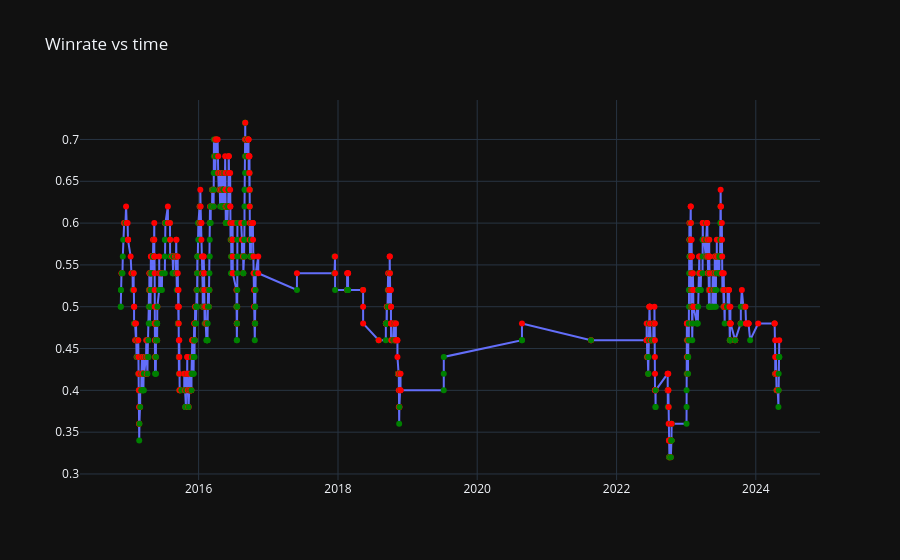

Notebook source saved alongside this figure:
### Code cell
airat.get_winrate_sliding_window().show()

### Figure 1 — Plotly figure (JSON) as saved in the notebook; plotly's stock layout.template omitted (floating-point values rounded to 4 significant figures; data arrays with more than 128 entries replaced by an {"elided": "..."} marker saying what was removed)
{"data": [{"marker": {"color": {"elided": "1296 str values"}}, "mode": "lines+markers", "type": "scatter", "x": {"elided": "1296 str values"}, "y": {"elided": "1296 float values"}}], "layout": {"title": {"text": "Winrate vs time"}}}
